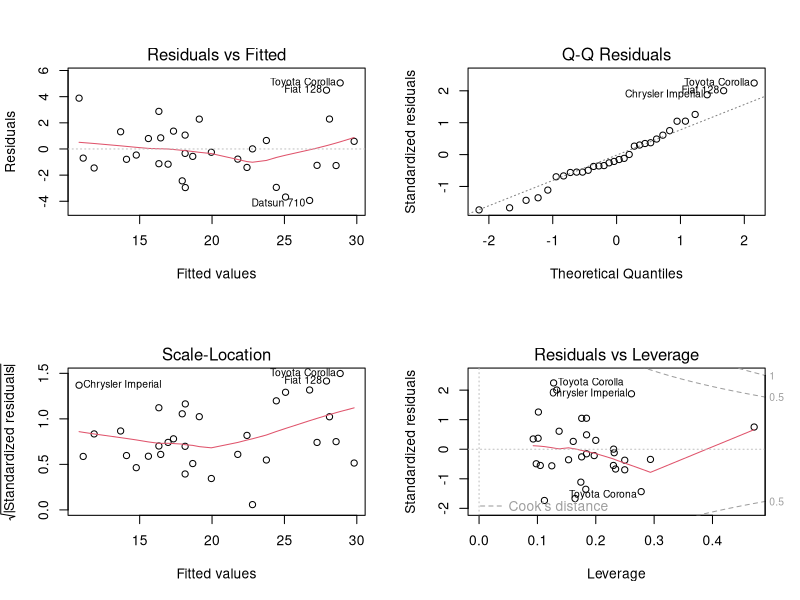
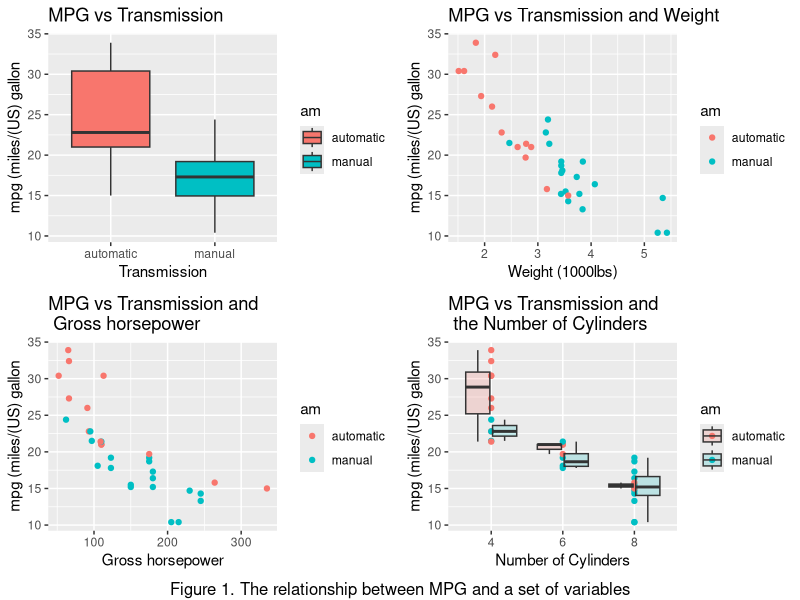

Here is the R script that generated these plots, in order:
## ---- chunk 1
knitr::opts_chunk$set(echo = FALSE)
## ---- chunk 2
mtcars1 <- mtcars
mtcars1$am <- ifelse(mtcars$am == 1, "automatic", "manual")

# t.test
t.am <- t.test(mpg ~ factor(am), data = mtcars1, alternative = "greater")
# fitting lm
library(car)
fit1 <- lm(mpg ~ factor(am), data =mtcars1)
fit2 <- lm(mpg ~ factor(am) + factor(cyl), data =mtcars1)
anova(fit1, fit2)
vif(fit2)
fit3 <- lm(mpg ~ factor(am) + factor(cyl) + disp, data =mtcars1)
vif(fit3)
anova(fit1, fit2, fit3) # it unnessary to include disp as a regressor
fit4 <- lm(mpg ~ factor(am) + factor(cyl) + hp, data =mtcars1)
vif(fit4)
anova(fit1, fit2, fit4) # hp increased variance
fit5 <- lm(mpg ~ factor(am) + factor(cyl) + hp + drat, data =mtcars1)
vif(fit5)
anova(fit1, fit2, fit4, fit5) # unnessary
fit6 <- lm(mpg ~ factor(am) + factor(cyl) + hp + wt, data =mtcars1) # selected!
vif(fit6)
anova(fit1, fit2, fit4, fit6) # wt increased variance
fit7 <- lm(mpg ~ factor(am) + factor(cyl) + hp + wt + qsec, data =mtcars1)
vif(fit7)
anova(fit1, fit2, fit4, fit6, fit7) # unnecessary
fit8 <- lm(mpg ~ factor(am) + factor(cyl) + hp + wt + factor(vs), data =mtcars1)
vif(fit8)
anova(fit1, fit2, fit4, fit6, fit8) # unnecessary
fit9 <- lm(mpg ~ factor(am) + factor(cyl) + hp + wt + factor(gear), data =mtcars1)
vif(fit9)
anova(fit1, fit2, fit4, fit6, fit9) # unnecessary
fit10 <- lm(mpg ~ factor(am) + factor(cyl) + hp + wt + factor(carb), data =mtcars1)
vif(fit10)
anova(fit1, fit2, fit4, fit6, fit10) # unnecessary
summary(fit6)
## ---- chunk 3
coefficients(fit6)
## ---- chunk 4
par(mfrow = c(2, 2))
plot(fit6)
## ---- chunk 5
library(ggplot2)
library(gridExtra)
# plotting
p1 <- ggplot(mtcars1, aes(am, mpg, fill = am)) +
        geom_boxplot() +
        xlab("Transmission") +
        ylab("mpg (miles/(US) gallon") +
        ggtitle("MPG vs Transmission")
p2 <- ggplot(mtcars1, aes(wt, mpg, color = am)) +
        geom_point() +
        xlab("Weight (1000lbs)") +
        ylab("mpg (miles/(US) gallon") +
        ggtitle("MPG vs Transmission and Weight")
p3 <- ggplot(mtcars1, aes(hp, mpg, color = am)) +
        geom_point() +
        xlab("Gross horsepower") +
        ylab("mpg (miles/(US) gallon") +
        ggtitle("MPG vs Transmission and \n Gross horsepower")
p4 <- ggplot(mtcars1, aes(factor(cyl), mpg)) +
        geom_point(aes(color = am)) +
        geom_boxplot(aes(fill = am), alpha = 1/5) +
        xlab("Number of Cylinders") +
        ylab("mpg (miles/(US) gallon") +
        ggtitle("MPG vs Transmission and \n the Number of Cylinders")
grid.arrange(p1, p2, p3, p4, bottom = "Figure 1. The relationship between MPG and a set of variables", nrow = 2)
## ---- chunk 6
# fitting lm
library(car)
fit1 <- lm(mpg ~ factor(am), data =mtcars1)
fit2 <- lm(mpg ~ factor(am) + factor(cyl), data =mtcars1)
anova(fit1, fit2)
fit3 <- lm(mpg ~ factor(am) + factor(cyl) + disp, data =mtcars1)
anova(fit1, fit2, fit3) # it unnessary to include disp as a regressor
fit4 <- lm(mpg ~ factor(am) + factor(cyl) + hp, data =mtcars1)
anova(fit1, fit2, fit4) # hp increased variance
fit5 <- lm(mpg ~ factor(am) + factor(cyl) + hp + drat, data =mtcars1)
anova(fit1, fit2, fit4, fit5) # unnessary
fit6 <- lm(mpg ~ factor(am) + factor(cyl) + hp + wt, data =mtcars1) # selected!
anova(fit1, fit2, fit4, fit6) # wt increased variance
fit7 <- lm(mpg ~ factor(am) + factor(cyl) + hp + wt + qsec, data =mtcars1)
anova(fit1, fit2, fit4, fit6, fit7) # unnecessary
fit8 <- lm(mpg ~ factor(am) + factor(cyl) + hp + wt + factor(vs), data =mtcars1)
anova(fit1, fit2, fit4, fit6, fit8) # unnecessary
fit9 <- lm(mpg ~ factor(am) + factor(cyl) + hp + wt + factor(gear), data =mtcars1)
anova(fit1, fit2, fit4, fit6, fit9) # unnecessary
fit10 <- lm(mpg ~ factor(am) + factor(cyl) + hp + wt + factor(carb), data =mtcars1)
anova(fit1, fit2, fit4, fit6, fit10) # unnecessary
## ---- chunk 7
# t.test
t.test(mpg ~ factor(am), data = mtcars1, alternative = "greater")

